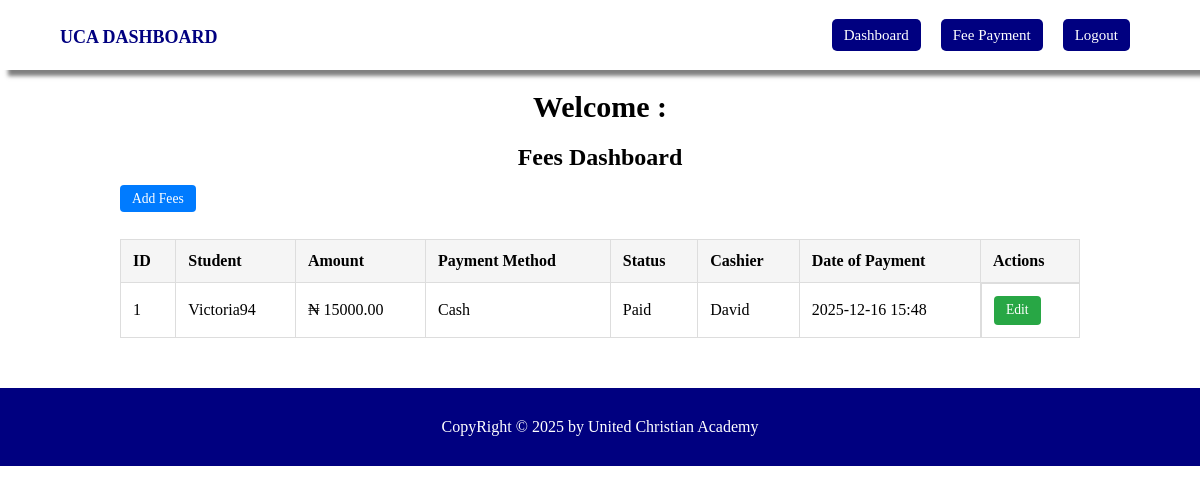
/dashboard/fees/, run on the app's committed database.
### schoolapp/models.py (models this page shows, shortened)
class FeePayment(models.Model):
    student = models.ForeignKey(Student, on_delete=models.CASCADE)
    amount = models.DecimalField(max_digits=10, decimal_places=2)
    date_of_payment = models.DateTimeField(auto_now_add=True)
    payment_method = models.CharField(max_length=100)
    payment_status = models.CharField(max_length=20, choices=[('Paid', 'Paid'), ('Pending', 'Pending')], default='Pending')
    cashier = models.ForeignKey(User, on_delete=models.SET_NULL, null=True, blank=True, limit_choices_to={'role': 'cashier'})

class Student(models.Model):
    user_profile = models.OneToOneField(User, on_delete=models.CASCADE, related_name='student_profile')
    school_class = models.ForeignKey(SchoolClass, on_delete=models.SET_NULL, null=True, blank=True)  # One student to one class
    date_of_birth = models.DateField()
    date_joined = models.DateTimeField(auto_now_add=True)

class User(AbstractUser):
    STATUS = (
        ('admin', 'Admin'),
        ('teacher', 'Teacher'),
        ('cashier', 'Cashier'),
        ('student', 'Student'),
    )
    role = models.CharField(max_length=20, choices=STATUS, default='student')

### schoolapp/views.py (the view)
# urls.py: path('dashboard/fees/', views.fee_list, name='fee_list'),
def fee_list(request):
    payments = FeePayment.objects.all().order_by('-date_of_payment')
    context = {
        'payments': payments,
    }
    return render(request, 'dashboard/fee_list.html', context)

### templates/dashboard/fee_list.html (shortened to what this page needs)
{% extends 'dashboard/base.html'%} {% block content%}
<div class="container">
  <h1>Welcome : {{user.username}}</h1>
  <h2>Fees Dashboard</h2>
  <br />
  <td>
    <a href="{% url 'fees_create'%}" class="btn view">Add Fees</a>
  </td>
  <div class="table-wrapper">
    <table class="responsive-table">
      <thead>
        <tr>
          <th>ID</th>
          <th>Student</th>
          <th>Amount</th>
          <th>Payment Method</th>
          <th>Status</th>
          <th>Cashier</th>
          <th>Date of Payment</th>
          <th>Actions</th>
        </tr>
      </thead>
      <tbody>
        {% for payment in payments %}
        <tr>
          <td>{{ forloop.counter }}</td>
          <td>{{ payment.student.user_profile.username }}</td>
          <td>&#8358; {{ payment.amount }}</td>
          <td>{{ payment.payment_method }}</td>
          <td>{{ payment.payment_status }}</td>
          <td>{{ payment.cashier.username}}</td>
          <td>{{ payment.date_of_payment|date:"Y-m-d H:i" }}</td>
          <td class="actions">
            <a href="{% url 'fee_update' payment.id %}" class="btn edit"
              >Edit</a
            >
          </td>
        </tr>
        {% empty %}
        <tr>
          <td colspan="8">No payments found.</td>
        </tr>
        {% endfor %}
      </tbody>
    </table>
  </div>
</div>
{% endblock content%}

### schoolapp/static/dashboard/css/styles.css (style rules this page uses)
* { margin: 0; padding: 0; box-sizing: border-box; }
.container { width: 80%; margin: 40px auto; }
.container h2 { text-align: center; }
.container h1 { text-align: center; font-size: 30px; margin-bottom: 20px; font-weight: bold; margin-top: 90px; }
.table-wrapper, .form-wrapper { display: flex; justify-content: center; margin: 2rem 0; }
.responsive-table { width: 100%; max-width: 1000px; border-collapse: collapse; }
.responsive-table th, .responsive-table td { padding: 0.75rem; border: 1px solid #ddd; text-align: left; }
.responsive-table th { background-color: #f5f5f5; }
.actions { display: flex; gap: 0.5rem; flex-wrap: wrap; }
.btn { padding: 0.4rem 0.75rem; text-decoration: none; border-radius: 4px; font-size: 0.85rem; color: #fff; }
.view { background-color: #007bff; }
.edit { background-color: #28a745; }

### data on the page
FeePayment: student.user_profile.username "Victoria94", amount "15000.00", payment_method "Cash", payment_status "Paid", cashier.username "David", date_of_payment "2025-12-16 15:48"
